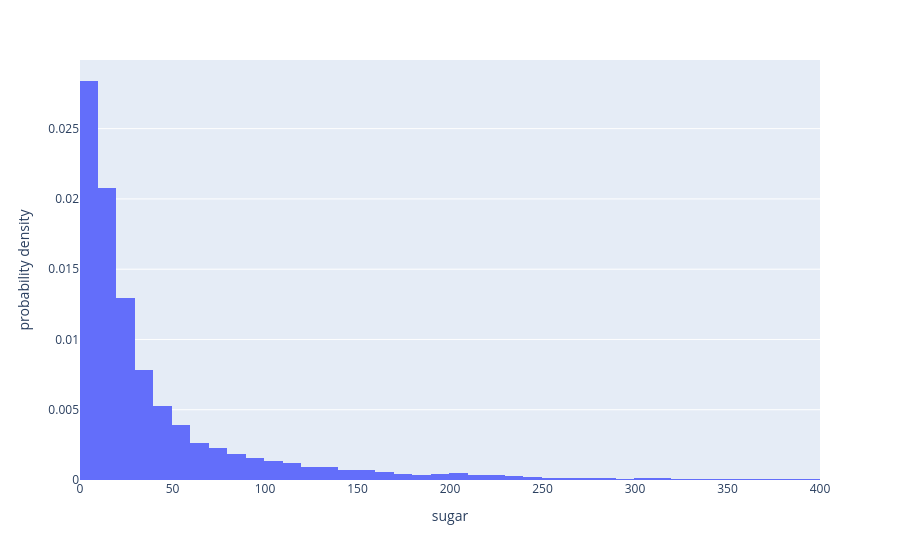

Notebook code cell kept with this figure:
### Code cell
sugar_fig = px.histogram(combined, x = 'sugar', histnorm='probability density')
sugar_fig.update_xaxes(range=[0, 400])
sugar_fig.show()

### Figure 1 — Plotly figure (JSON) as saved in the notebook; plotly's stock layout.template omitted (floating-point values rounded to 4 significant figures; data arrays with more than 128 entries replaced by an {"elided": "..."} marker saying what was removed)
{"data": [{"alignmentgroup": "True", "bingroup": "x", "histnorm": "probability density", "hovertemplate": "sugar=%{x}<br>probability density=%{y}<extra></extra>", "legendgroup": "", "marker": {"color": "#636efa", "pattern": {"shape": ""}}, "name": "", "offsetgroup": "", "orientation": "v", "showlegend": false, "type": "histogram", "x": {"elided": "17682 int values"}, "xaxis": "x", "yaxis": "y"}], "layout": {"autosize": true, "barmode": "relative", "legend": {"tracegroupgap": 0}, "margin": {"t": 60}, "xaxis": {"anchor": "y", "domain": [0, 1], "range": [0, 400], "title": {"text": "sugar"}, "type": "linear"}, "yaxis": {"anchor": "x", "autorange": true, "domain": [0, 1], "range": [0, 0.02988], "title": {"text": "probability density"}}}}
